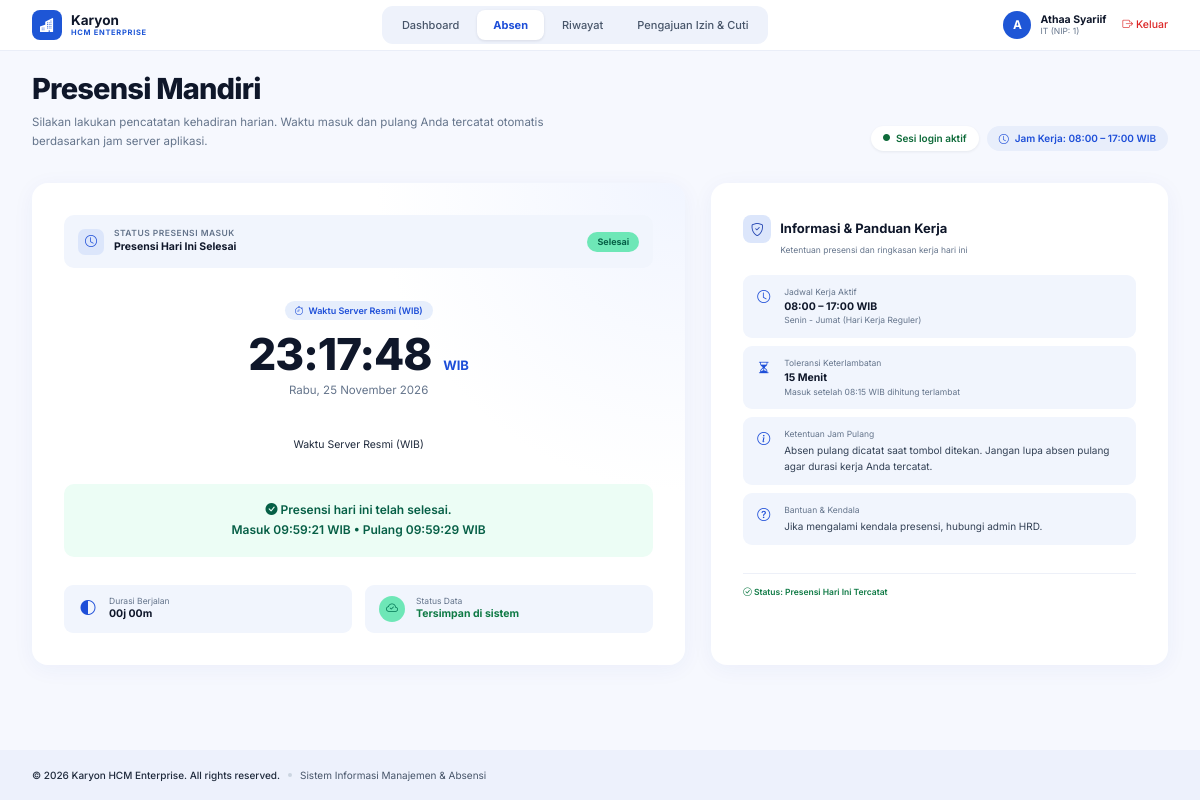
/karyawan/absen.php (signed in), run on the app's committed database.
### tables this page shows
CREATE TABLE `karyawan` (
  `id` int(11) NOT NULL,
  `nip` varchar(20) NOT NULL,
  `nama` varchar(100) NOT NULL,
  `jabatan_id` int(11) DEFAULT NULL,
  `no_hp` varchar(15) DEFAULT NULL,
  `alamat` text DEFAULT NULL
);

CREATE TABLE `jabatan` (
  `id` int(11) NOT NULL,
  `kode_jabatan` varchar(20) NOT NULL,
  `nama_jabatan` varchar(50) NOT NULL
);

CREATE TABLE `absensi` (
  `id` int(11) NOT NULL,
  `karyawan_id` int(11) NOT NULL,
  `tanggal` date NOT NULL,
  `jam_masuk` time DEFAULT NULL,
  `jam_pulang` time DEFAULT NULL,
  `status` enum('Hadir','Izin','Sakit','Alpha','Cuti') DEFAULT 'Hadir',
  `keterangan` varchar(255) DEFAULT NULL,
  `pengajuan_id` int(11) DEFAULT NULL
);

### includes/fungsi.php (called while the page is built, shortened)
<?php
function h($teks) {
    return htmlspecialchars($teks ?? '');
}
function jam_kerja_teks() {
    return substr(JAM_MASUK, 0, 5) . ' &ndash; ' . substr(JAM_PULANG, 0, 5) . ' WIB';
}

### karyawan/absen.php (the view, shortened to what this page needs)
<?php
require_once '../auth/cek_session.php';
$karyawan_id = (int)$_SESSION['karyawan_id'];
$stmt = $conn->prepare("SELECT * FROM absensi WHERE karyawan_id = ? AND tanggal = CURDATE()");
$stmt->bind_param("i", $karyawan_id);
$stmt->execute();
$hari_ini = $stmt->get_result()->fetch_assoc();
$nama    = $_SESSION['nama'] ?? $_SESSION['nama_lengkap'] ?? $_SESSION['username'] ?? 'Karyawan';
$jabatan = $_SESSION['jabatan'] ?? 'Karyawan';
$nip     = $_SESSION['nip'] ?? $karyawan_id;
$q = $conn->prepare("SELECT k.nama, k.nip, j.nama_jabatan
                     FROM karyawan k LEFT JOIN jabatan j ON k.jabatan_id = j.id
                     WHERE k.id = ?");
$q->bind_param("i", $karyawan_id);
$q->execute();
if ($k = $q->get_result()->fetch_assoc()) {
    $nama    = $k['nama'];
    $jabatan = $k['nama_jabatan'] ?? 'Karyawan';
    $nip     = $k['nip'];
}
$hari  = ['Minggu','Senin','Selasa','Rabu','Kamis','Jumat','Sabtu'];
$bulan = [1=>'Januari','Februari','Maret','April','Mei','Juni','Juli','Agustus','September','Oktober','November','Desember'];
$tanggal_teks = $hari[(int)date('w')] . ', ' . date('d') . ' ' . $bulan[(int)date('n')] . ' ' . date('Y');
$bukan_hadir  = $hari_ini && $hari_ini['status'] !== 'Hadir';
$sudah_masuk  = $hari_ini && !$bukan_hadir;
$sudah_pulang = $sudah_masuk && $hari_ini['jam_pulang'] !== null;
$tepat_waktu  = $sudah_masuk && !terlambat($hari_ini['jam_masuk']);
$durasi = '00j 00m';
if ($sudah_masuk) {
    $akhir   = $sudah_pulang ? strtotime($hari_ini['tanggal'].' '.$hari_ini['jam_pulang']) : time();
    $selisih = max(0, $akhir - strtotime($hari_ini['tanggal'].' '.$hari_ini['jam_masuk']));
    $durasi  = sprintf('%02dj %02dm', intdiv($selisih, 3600), intdiv($selisih % 3600, 60));
}
?>
<!DOCTYPE html>
<html lang="id">
<head>
<link href="https://cdn.jsdelivr.net/npm/bootstrap@5.3.3/dist/css/bootstrap.min.css" rel="stylesheet">
<link href="https://cdn.jsdelivr.net/npm/bootstrap-icons@1.11.3/font/bootstrap-icons.css" rel="stylesheet">
</head>
<body>
<nav class="topbar">
  <a class="brand" href="dashboard.php">
    <span class="brand-logo"><i class="bi bi-buildings-fill"></i></span>
    <span><b>Karyon</b><small>HCM ENTERPRISE</small></span>
  </a>
  <div class="nav-pill">
    <a href="dashboard.php">Dashboard</a>
    <a href="absen.php" class="active">Absen</a>
    <a href="riwayat.php">Riwayat</a>
    <a href="pengajuan.php">Pengajuan Izin &amp; Cuti</a>
  </div>
  <div class="user-area">
    <div class="user">
      <span class="avatar"><?= h(strtoupper(mb_substr($nama, 0, 1))) ?></span>
      <div><b><?= h($nama) ?></b><small><?= h($jabatan) ?> (NIP: <?= h($nip) ?>)</small></div>
    </div>
    <a class="logout" href="../auth/logout.php"><i class="bi bi-box-arrow-right"></i>Keluar</a>
  </div>
</nav>
<main class="main-wrap">
<header class="page-intro">
  <div>
    <h1>Presensi Mandiri</h1>
    <p>Silakan lakukan pencatatan kehadiran harian. Waktu masuk dan pulang Anda tercatat otomatis<br>berdasarkan jam server aplikasi.</p>
  </div>
  <div class="intro-tags">
    <span class="green-tag"><i class="bi bi-circle-fill"></i> Sesi login aktif</span>
    <span class="blue-tag"><i class="bi bi-clock"></i> Jam Kerja: <?= jam_kerja_teks() ?></span>
  </div>
</header>
<?php if ($bukan_hadir): ?>
  <div class="alert alert-info">
    Hari ini tercatat <b><?= h($hari_ini['status']) ?></b> oleh admin, jadi Anda tidak perlu melakukan absen.
  </div>
<?php else: ?>
<section class="attendance-layout">
  <article class="attendance-main">
    <div class="attendance-status">
      <span class="activity-icon"><i class="bi bi-clock"></i></span>
      <div>
        <small><?= $sudah_masuk ? 'Status Presensi Masuk' : 'Status Presensi' ?></small>
        <b>
          <?php if (!$sudah_masuk): ?>Belum Melakukan Presensi Masuk<?php
          elseif (!$sudah_pulang): ?>Tercatat Masuk: <?= h($hari_ini['jam_masuk']) ?> WIB<?php
          else: ?>Presensi Hari Ini Selesai<?php endif; ?>
        </b>
      </div>
      <?php if (!$sudah_masuk): ?>
        <span class="activity-badge waiting">Menunggu Presensi</span>
      <?php elseif (!$sudah_pulang): ?>
        <span class="activity-badge <?= $tepat_waktu ? 'done' : 'late' ?>"><?= $tepat_waktu ? 'Tepat Waktu' : 'Terlambat' ?></span>
      <?php else: ?>
        <span class="activity-badge done">Selesai</span>
      <?php endif; ?>
    </div>
    <div class="server-time-label"><i class="bi bi-stopwatch"></i> Waktu Server Resmi (WIB)</div>
    <div class="attendance-clock" id="jam">--:--:-- <small>WIB</small></div>
    <div class="attendance-date"><?= h($tanggal_teks) ?></div>
    <?php if (!$sudah_masuk): ?>
      <p class="sync-note">Waktu mengikuti jam server aplikasi</p>
    <?php else: ?>
      <p class="sync-note big">Waktu Server Resmi (WIB)</p>
    <?php endif; ?>
    <?php if (!$sudah_masuk): ?>
      <form method="POST">
        <input type="hidden" name="aksi" value="masuk">
        <button class="attendance-button" type="submit"><i class="bi bi-box-arrow-in-right"></i> Absen Masuk Sekarang</button>
      </form>
      <p class="button-help">Klik tombol di atas untuk mencatat waktu kehadiran masuk kerja Anda hari ini.</p>
    <?php else: ?>
      <div class="attendance-finished">
        <i class="bi bi-check-circle-fill"></i> Presensi hari ini telah selesai.<br>
        Masuk <?= h($hari_ini['jam_masuk']) ?> WIB • Pulang <?= h($hari_ini['jam_pulang']) ?> WIB
      </div>
    <?php endif; ?>
    <div class="attendance-bottom">
      <?php if (!$sudah_masuk): ?>
        <div><i class="bi bi-alarm"></i><span><small>Jadwal Masuk</small><b><?= substr(JAM_MASUK, 0, 5) ?> WIB (toleransi <?= TOLERANSI_MENIT ?> menit)</b></span></div>
      <?php else: ?>
        <div><i class="bi bi-circle-half"></i><span><small>Durasi Berjalan</small><b><?= h($durasi) ?></b></span></div>
      <?php endif; ?>
      <div>
        <span class="sync-ico"><i class="bi bi-cloud-check"></i></span>
        <span><small>Status Data</small><b class="<?= $sudah_masuk ? 'ok' : '' ?>"><?= $sudah_masuk ? 'Tersimpan di sistem' : 'Belum ada data hari ini' ?></b></span>
      </div>
    </div>
  </article>
  <aside class="attendance-guide">
    <h3><i class="bi bi-shield-check"></i> Informasi &amp; Panduan Kerja</h3>
    <div class="sub"><?= $sudah_masuk ? 'Ketentuan presensi dan ringkasan kerja hari ini' : 'Informasi jadwal, lokasi, dan ketentuan presensi kerja harian.' ?></div>
    <div class="guide-item"><i class="bi bi-clock"></i><div><small>Jadwal Kerja Aktif</small><b><?= jam_kerja_teks() ?></b><span>Senin - Jumat (Hari Kerja Reguler)</span></div></div>
    <div class="guide-item"><i class="bi bi-hourglass-split"></i><div><small>Toleransi Keterlambatan</small><b><?= TOLERANSI_MENIT ?> Menit</b><span>Masuk setelah <?= date('H:i', strtotime(JAM_MASUK) + TOLERANSI_MENIT * 60) ?> WIB dihitung terlambat</span></div></div>
    <div class="guide-item"><i class="bi bi-info-circle"></i><div><small>Ketentuan Jam Pulang</small><span>Absen pulang dicatat saat tombol ditekan. Jangan lupa absen pulang agar durasi kerja Anda tercatat.</span></div></div>
    <div class="guide-item"><i class="bi bi-question-circle"></i><div><small>Bantuan &amp; Kendala</small><span>Jika mengalami kendala presensi, hubungi admin HRD.</span></div></div>
    <div class="guide-foot"><span><i class="bi bi-check-circle"></i> Status: <?= $sudah_masuk ? 'Presensi Hari Ini Tercatat' : 'Belum Ada Presensi Hari Ini' ?></span>
  </aside>
</section>
<?php endif; ?>
</main>
<footer class="site-footer">
  <b>© 2026 Karyon HCM Enterprise. All rights reserved.</b><i></i><span>Sistem Informasi Manajemen &amp; Absensi</span>
</footer>
</body>
</html>

### data on the page
karyawan: nama "A", nama "Athaa Syariif", jabatan.nama_jabatan "IT", nip "1"
absensi: jam_masuk "09:59:21", jam_pulang "09:59:29", durasi "00j 00m"

### other printed values
jam_kerja_teks() "08:00 – 17:00 WIB"
TOLERANSI_MENIT "15"
date('H:i', strtotime(JAM_MASUK) + TOLERANSI_MENIT * 60) "08:15"
